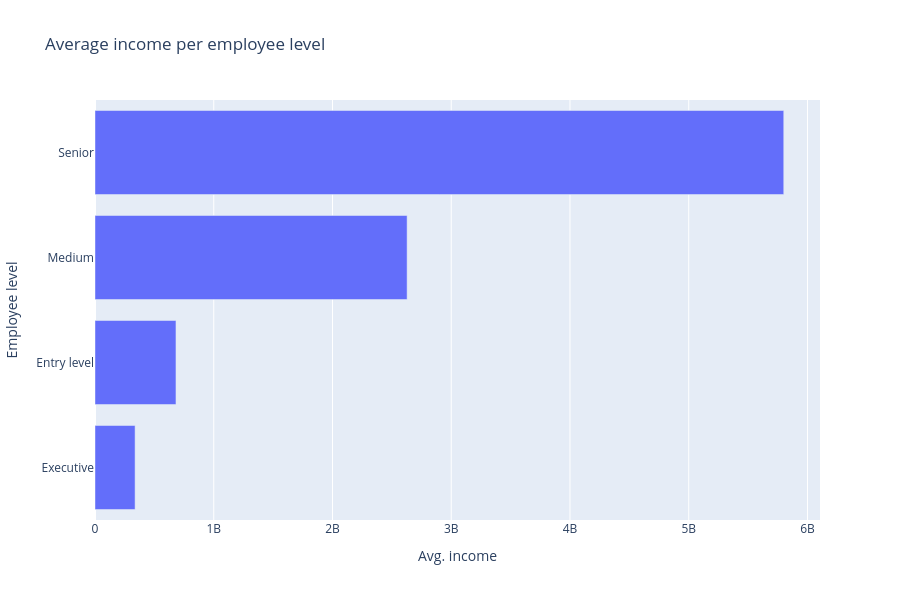

Notebook source saved alongside this figure:
### Code cell
barchart_fig = px.bar(
    data_frame=employees_df,
    y= 'Level',
    x= 'Level_income',
    orientation='h',
    labels = {'Level': 'Employee level', 'Level_income': 'Avg. income'},
    title='Average income per employee level',
    height=600
)
barchart_fig.update_layout(yaxis={'categoryorder':'total ascending'})
barchart_fig.show()

### Figure 1 — Plotly figure (JSON) as saved in the notebook; plotly's stock layout.template omitted (floating-point values rounded to 4 significant figures)
{"data": [{"hovertemplate": "Avg. income=%{x}<br>Employee level=%{y}<extra></extra>", "legendgroup": "", "marker": {"color": "#636efa", "pattern": {"shape": ""}}, "name": "", "orientation": "h", "showlegend": false, "textposition": "auto", "type": "bar", "x": [681841362, 2628381419, 5800194125, 337612333], "xaxis": "x", "y": ["Entry level", "Medium", "Senior", "Executive"], "yaxis": "y"}], "layout": {"barmode": "relative", "height": 600, "legend": {"tracegroupgap": 0}, "title": {"text": "Average income per employee level"}, "xaxis": {"anchor": "y", "domain": [0, 1], "title": {"text": "Avg. income"}}, "yaxis": {"anchor": "x", "categoryorder": "total ascending", "domain": [0, 1], "title": {"text": "Employee level"}}}}
